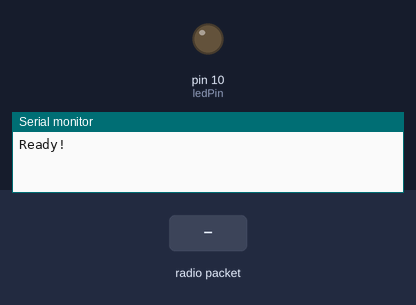
Simulated run of this sketch. Board: Arduino Uno, built with avr-gcc and run on an emulated ATmega328P. Shown: output pins drawn as LEDs (lit = HIGH), the last lines printed to the serial monitor. The test bench sets the inputs (shaded band). No radio packets arrive unless stated.

Above: at 1.2 s.
1.3 s: radio packet "1" arrives
At 1.7 s:
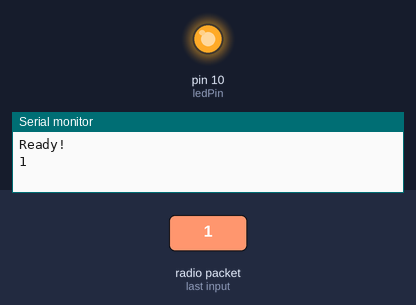
Timing chart, 0 to 4.3 s (numbered marks = the images above; inputs shaded):
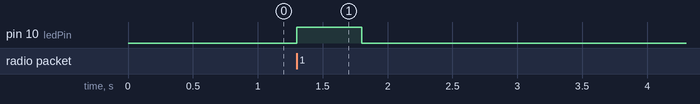

Measured:
- after the input at 1.3 s, pin 10 (ledPin): LOW → HIGH at once, → LOW 0.50 s later

The sketch:

soosin.ino
```cpp
#include <VirtualWire.h> // VirtualWire 라이브러리를 사용

const int rxPin = 2;    // 수신 핀, 디폴트: 11pin
const int ledPin = 10;  // LED용 핀 (내장)

void setup() {
        vw_setup(2000);       // 수신 속도
        vw_set_rx_pin(rxPin); // 수신 핀 설정
        vw_rx_start();        // 수신 시작

        pinMode(ledPin, OUTPUT);   // LED 핀 아웃풋으로 설정
        Serial.begin(9600);       // 시리얼 포트 9600으로 시작
        Serial.println("Ready!"); // 시리얼로 준비 출력
}

void loop() {

        uint8_t buff[VW_MAX_MESSAGE_LEN];     // 받은 메시지를 저장할 변수
        uint8_t buffLength = VW_MAX_MESSAGE_LEN; // 메시지의 크기

        if (vw_get_message(buff, &buffLength)) { // 메시지 수신 함수
              digitalWrite(ledPin, HIGH); // LED 켬
              for (int i = 0; i < buffLength; i++) { // 한 글자씩 출력
                   Serial.write(buff[i]);
              }
              Serial.println(""); // 개행문자 출력]
              delay(500);
              digitalWrite(ledPin, LOW); // LED 끔
       }
}
```
